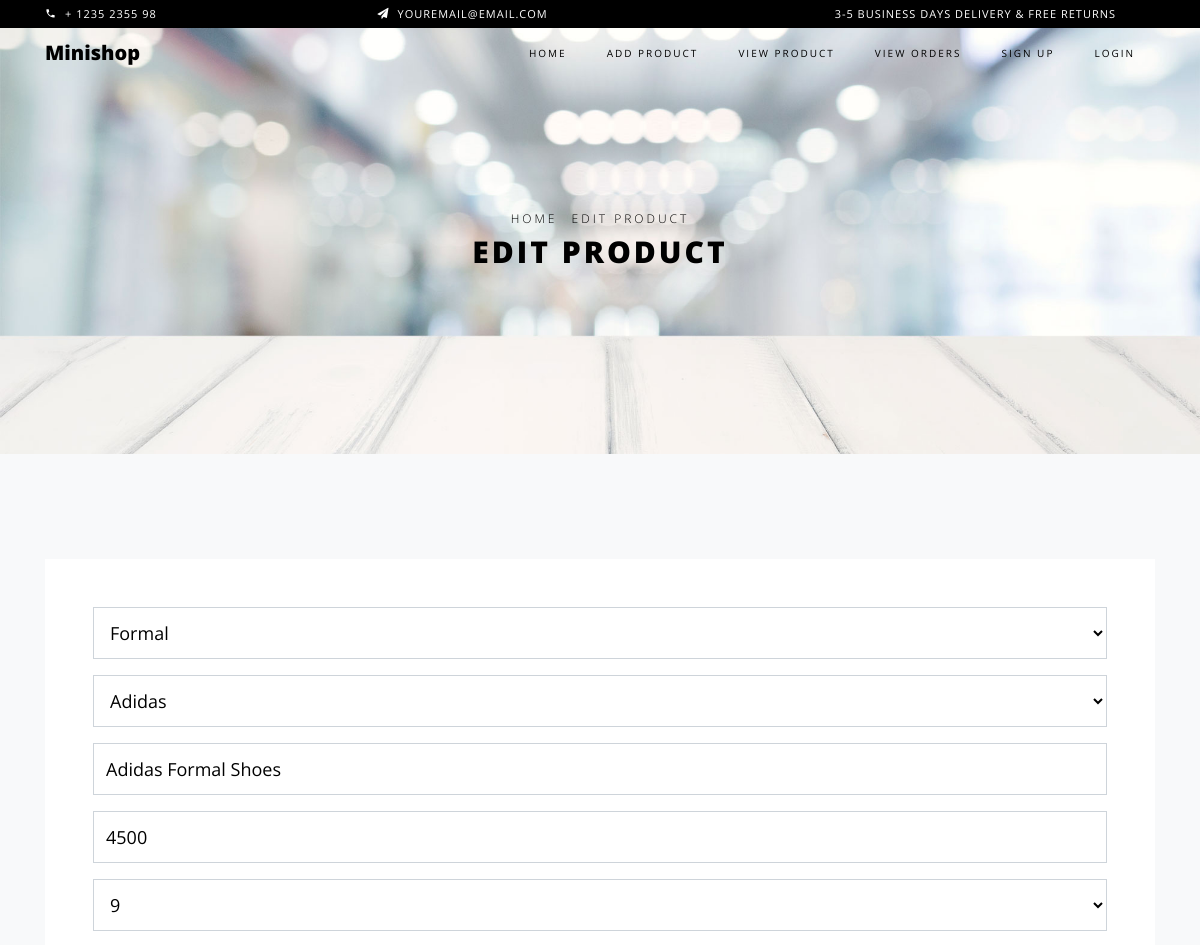
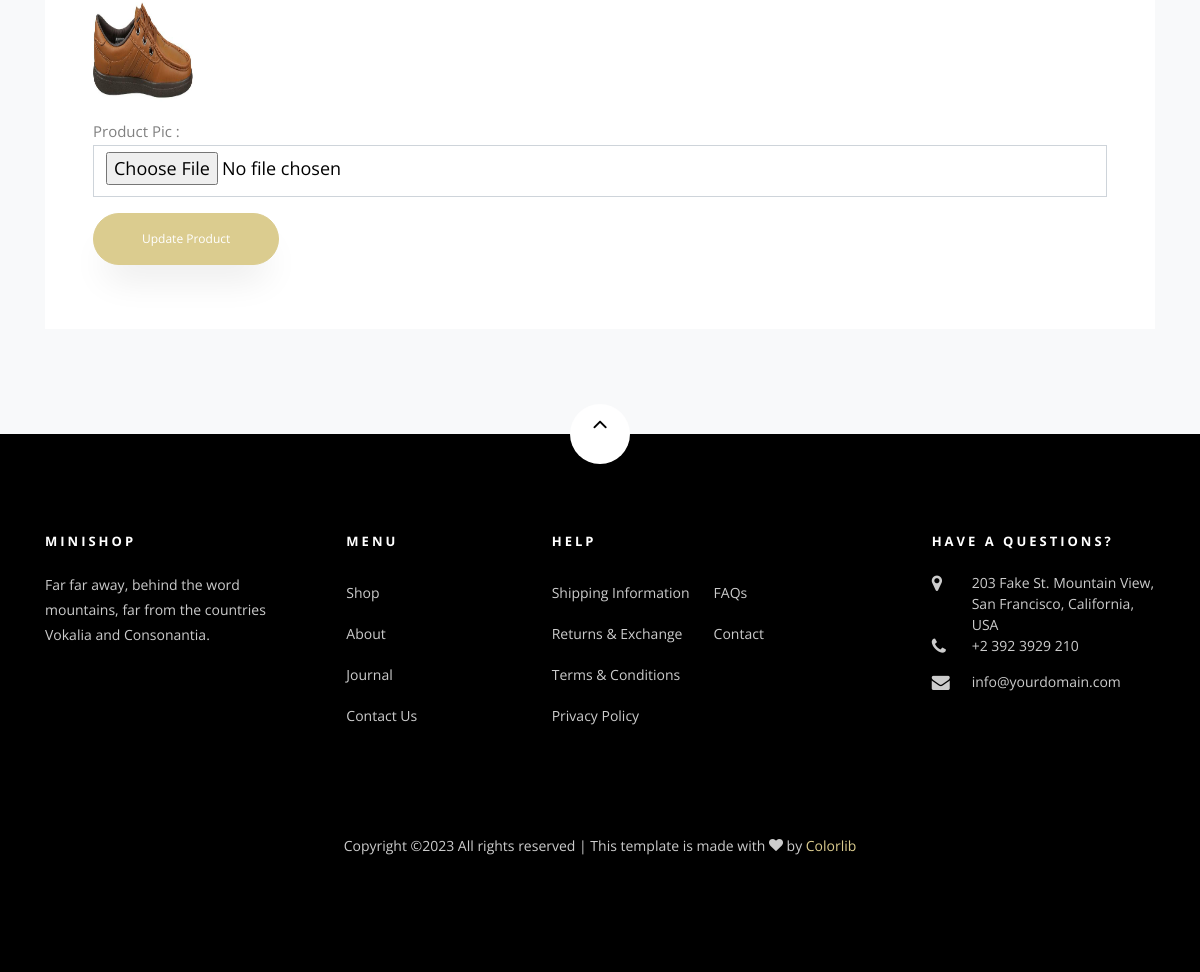
/seller-product-edit/1/, run on the app's committed database (2 pictures, top to bottom).
### myapp/models.py (models this page shows, shortened)
class Product(models.Model):
	seller=models.ForeignKey(User,on_delete=models.CASCADE)
	category=(
			("Formal","Formal"),
			("Sports","Sports"),
			("Casual","Casual"),
		)
	product_category=models.CharField(max_length=100,choices=category)
	brand=(
		("Puma","Puma"),
		("Reebok","Reebok"),
		("Adidas","Adidas"),
		("Calcetto","Calcetto"),
		("Bata","Bata"),
	)
	product_brand=models.CharField(max_length=100,choices=brand)
	product_name=models.CharField(max_length=100)
	product_price=models.PositiveIntegerField()
	size=(
		("7","7"),
		("8","8"),
		("9","9"),
		("10","10"),
		("11","11"),
	)
	product_size=models.CharField(max_length=100,choices=size)
	product_pic=models.ImageField(upload_to="product_pic/")

### myapp/views.py (the view)
# urls.py: path('seller-product-edit/<int:pk>/',views.seller_product_edit,name='seller-product-edit'),
def seller_product_edit(request,pk):
	product=Product.objects.get(pk=pk)
	if request.method=="POST":
		product.product_category=request.POST['product_category']
		product.product_brand=request.POST['product_brand']
		product.product_name=request.POST['product_name']
		product.product_price=request.POST['product_price']
		product.product_size=request.POST['product_size']
		try:
			product.product_pic=request.FILES['product_pic']
		except:
			pass
		product.save()
		msg="Product Updated Successfully"
		return render(request,'seller-product-edit.html',{'product':product,'msg':msg})
	else:
		return render(request,'seller-product-edit.html',{'product':product})

### myapp/templates/seller-product-edit.html (shortened to what this page needs)
{% extends 'seller-header.html' %}
{% load static %}
{% block content %}
<!DOCTYPE html>
<html lang="en">
  <head>
  </head>
  <body class="goto-here">
    <div class="hero-wrap hero-bread" style="background-image: url('{% static 'images/bg_6.jpg' %}');">
      <div class="container">
        <div class="row no-gutters slider-text align-items-center justify-content-center">
          <div class="col-md-9 ftco-animate text-center">
          	<p class="breadcrumbs"><span class="mr-2"><a href="index.html">Home</a></span> <span>Edit Product</span></p>
            <h1 class="mb-0 bread">Edit Product</h1>
          </div>
        </div>
      </div>
    </div>
    <section class="ftco-section contact-section bg-light">
      <div class="container">
        <div class="row block-12">
          <div class="col-md-12 order-md-last d-flex">
            <form class="bg-white p-5 contact-form" method="post" action="{% url 'seller-product-edit' pk=product.pk %}" enctype="multipart/form-data">
              <div class="form-group">
                <select name="product_category" class="form-control">
                  {% if product.product_category == "Formal" %}
                    <option value="Formal" selected>Formal</option>
                  {% elif product.product_category == "Sports" %}
                    <option>---Select Category---</option>
                    <option value="Formal">Formal</option>
                    <option value="Sports" selected>Sports</option>
                    <option value="Casual">Casual</option>
                  {% elif product.product_category == "Casual" %}
                    <option>---Select Category---</option>
                    <option value="Formal">Formal</option>
                    <option value="Sports">Sports</option>
                    <option value="Casual" selected>Casual</option>
                  {% endif %}
                </select>
              </div>
              <div class="form-group">
                <select name="product_brand" class="form-control">
                  {% if product.product_brand == "Puma" %}
                    <option>---Select Brand---</option>
                    <option value="Puma" selected>Puma</option>
                    <option value="Reebok">Reebok</option>
                    <option value="Adidas">Adidas</option>
                    <option value="Calcetto">Calcetto</option>
                    <option value="Bata">Bata</option>
                  {% elif product.product_brand == "Adidas" %}
                    <option value="Adidas" selected>Adidas</option>
                  {% endif %}
                </select>
              </div>
              <div class="form-group">
                <input type="text" class="form-control" placeholder="Product Name" name="product_name" value="{{product.product_name}}">
              </div>
              <div class="form-group">
                <input type="text" class="form-control" placeholder="Product Price" name="product_price" value="{{product.product_price}}">
              </div>
              <div class="form-group">
                <select name="product_size" class="form-control">
                  {% if product.product_size == "7" %}
                    <option>---Select Size---</option>
                    <option value="7" selected>7</option>
                    <option value="8">8</option>
                    <option value="9">9</option>
                    <option value="10">10</option>
                    <option value="11">11</option>
                  {% elif product.product_size == "9" %}
                    <option value="9" selected>9</option>
                  {% endif %}
                </select>
              </div>
              <div class="form-group">
                <img src="{{product.product_pic.url}}" width="100px" height="100px">
              </div>
              <div class="form-group">
                Product Pic : <input type="file" class="form-control" name="product_pic">
              </div>
              <div class="form-group">
                <input type="submit" value="Update Product" class="btn btn-primary py-3 px-5">
              </div>
            </form>
          </div>
        </div>
      </div>
    </section>
  </body>
</html>
{% endblock %}

### data on the page
Product: product_category "Formal", product_brand "Adidas", product_name "Adidas Formal Shoes", product_price "4500", product_size "9", product_pic (picture)
